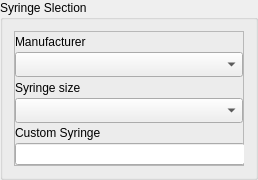
      <widget class="QGroupBox" name="ComboxBoxGroup">
       <property name="minimumSize">
        <size>
         <width>0</width>
         <height>180</height>
        </size>
       </property>
       <property name="maximumSize">
        <size>
         <width>450</width>
         <height>200</height>
        </size>
       </property>
       <property name="title">
        <string>Syringe Slection</string>
       </property>
       <layout class="QGridLayout" name="gridLayout_8">
        <item row="0" column="0">
         <widget class="QFrame" name="frame_7">
          <property name="minimumSize">
           <size>
            <width>230</width>
            <height>0</height>
           </size>
          </property>
          <property name="maximumSize">
           <size>
            <width>230</width>
            <height>16777215</height>
           </size>
          </property>
          <property name="sizeIncrement">
           <size>
            <width>230</width>
            <height>0</height>
           </size>
          </property>
          <property name="frameShape">
           <enum>QFrame::StyledPanel</enum>
          </property>
          <property name="frameShadow">
           <enum>QFrame::Raised</enum>
          </property>
          <layout class="QVBoxLayout" name="verticalLayout">
           <property name="spacing">
            <number>0</number>
           </property>
           <property name="leftMargin">
            <number>0</number>
           </property>
           <property name="topMargin">
            <number>0</number>
           </property>
           <property name="rightMargin">
            <number>0</number>
           </property>
           <property name="bottomMargin">
            <number>0</number>
           </property>
           <item>
            <widget class="QLabel" name="label">
             <property name="text">
              <string>Manufacturer</string>
             </property>
            </widget>
           </item>
           <item>
            <widget class="QComboBox" name="comboBox_syrManu">
             <property name="minimumSize">
              <size>
               <width>0</width>
               <height>25</height>
              </size>
             </property>
             <property name="maximumSize">
              <size>
               <width>230</width>
               <height>25</height>
              </size>
             </property>
            </widget>
           </item>
           <item>
            <widget class="QLabel" name="label_2">
             <property name="text">
              <string>Syringe size</string>
             </property>
            </widget>
           </item>
           <item>
            <widget class="QComboBox" name="comboBox_syrSize">
             <property name="minimumSize">
              <size>
               <width>0</width>
               <height>25</height>
              </size>
             </property>
             <property name="maximumSize">
              <size>
               <width>230</width>
               <height>25</height>
              </size>
             </property>
            </widget>
           </item>
           <item>
            <widget class="QLabel" name="label_7">
             <property name="maximumSize">
              <size>
               <width>230</width>
               <height>16777215</height>
              </size>
             </property>
             <property name="sizeIncrement">
              <size>
               <width>230</width>
               <height>0</height>
              </size>
             </property>
             <property name="text">
              <string>Custom Syringe</string>
             </property>
            </widget>
           </item>
           <item>
            <widget class="QLineEdit" name="syr_param_enter">
             <property name="minimumSize">
              <size>
               <width>230</width>
               <height>0</height>
              </size>
             </property>
             <property name="maximumSize">
              <size>
               <width>230</width>
               <height>16777215</height>
              </size>
             </property>
            </widget>
           </item>
          </layout>
         </widget>
        </item>
       </layout>
      </widget>
